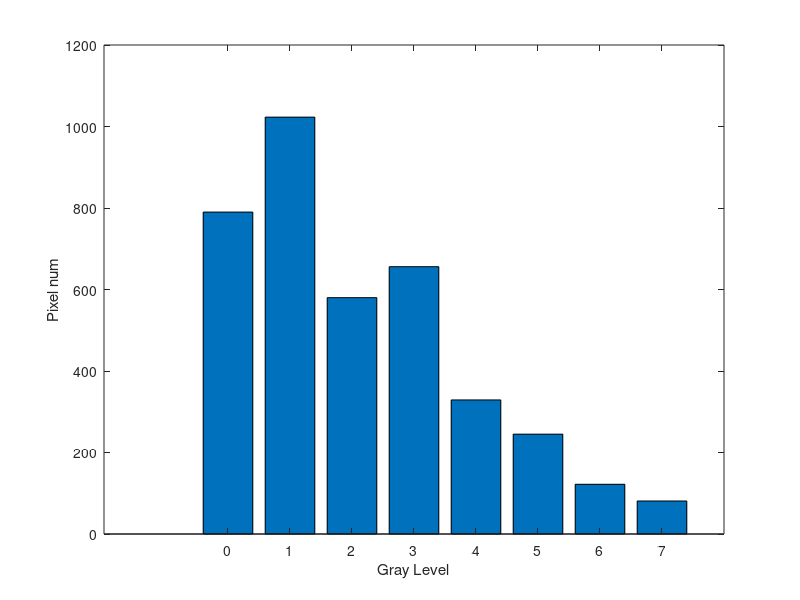

The MATLAB script that drew this image:
clc,clear,close all;
graylv=[0 1 2 3 4 5 6 7];
pixel_num=[790 1023 580 656 329 245 122 81];

figure(1);
bar(graylv,pixel_num);
xlabel("Gray Level");
ylabel("Pixel num");
51451561541